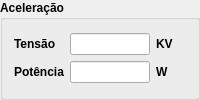
                <widget class="QGroupBox" name="groupBox_5">
                 <property name="minimumSize">
                  <size>
                   <width>200</width>
                   <height>100</height>
                  </size>
                 </property>
                 <property name="maximumSize">
                  <size>
                   <width>200</width>
                   <height>100</height>
                  </size>
                 </property>
                 <property name="font">
                  <font>
                   <weight>75</weight>
                   <bold>true</bold>
                  </font>
                 </property>
                 <property name="title">
                  <string>Aceleração</string>
                 </property>
                 <layout class="QVBoxLayout" name="verticalLayout_6">
                  <item>
                   <layout class="QGridLayout" name="gridLayout">
                    <item row="0" column="0">
                     <widget class="PyDMLabel" name="PyDMLabel">
                      <property name="font">
                       <font>
                        <weight>75</weight>
                        <bold>true</bold>
                       </font>
                      </property>
                      <property name="toolTip">
                       <string/>
                      </property>
                      <property name="whatsThis">
                       <string/>
                      </property>
                      <property name="text">
                       <string>Tensão</string>
                      </property>
                     </widget>
                    </item>
                    <item row="0" column="1">
                     <widget class="PyDMLineEdit" name="PyDMLineEdit_6">
                      <property name="minimumSize">
                       <size>
                        <width>80</width>
                        <height>0</height>
                       </size>
                      </property>
                      <property name="maximumSize">
                       <size>
                        <width>80</width>
                        <height>16777215</height>
                       </size>
                      </property>
                      <property name="toolTip">
                       <string/>
                      </property>
                      <property name="whatsThis">
                       <string>
    Writeable text field to send and display channel values
    </string>
                      </property>
                     </widget>
                    </item>
                    <item row="0" column="2">
                     <widget class="PyDMLabel" name="PyDMLabel_4">
                      <property name="font">
                       <font>
                        <weight>75</weight>
                        <bold>true</bold>
                       </font>
                      </property>
                      <property name="toolTip">
                       <string/>
                      </property>
                      <property name="whatsThis">
                       <string/>
                      </property>
                      <property name="text">
                       <string>KV</string>
                      </property>
                     </widget>
                    </item>
                    <item row="1" column="0">
                     <widget class="PyDMLabel" name="PyDMLabel_2">
                      <property name="font">
                       <font>
                        <weight>75</weight>
                        <bold>true</bold>
                       </font>
                      </property>
                      <property name="toolTip">
                       <string/>
                      </property>
                      <property name="whatsThis">
                       <string/>
                      </property>
                      <property name="text">
                       <string>Potência</string>
                      </property>
                     </widget>
                    </item>
                    <item row="1" column="1">
                     <widget class="PyDMLineEdit" name="PyDMLineEdit_7">
                      <property name="minimumSize">
                       <size>
                        <width>80</width>
                        <height>0</height>
                       </size>
                      </property>
                      <property name="maximumSize">
                       <size>
                        <width>80</width>
                        <height>16777215</height>
                       </size>
                      </property>
                      <property name="toolTip">
                       <string/>
                      </property>
                      <property name="whatsThis">
                       <string>
    Writeable text field to send and display channel values
    </string>
                      </property>
                     </widget>
                    </item>
                    <item row="1" column="2">
                     <widget class="PyDMLabel" name="PyDMLabel_3">
                      <property name="font">
                       <font>
                        <weight>75</weight>
                        <bold>true</bold>
                       </font>
                      </property>
                      <property name="toolTip">
                       <string/>
                      </property>
                      <property name="whatsThis">
                       <string/>
                      </property>
                      <property name="text">
                       <string>W</string>
                      </property>
                     </widget>
                    </item>
                   </layout>
                  </item>
                 </layout>
                </widget>
